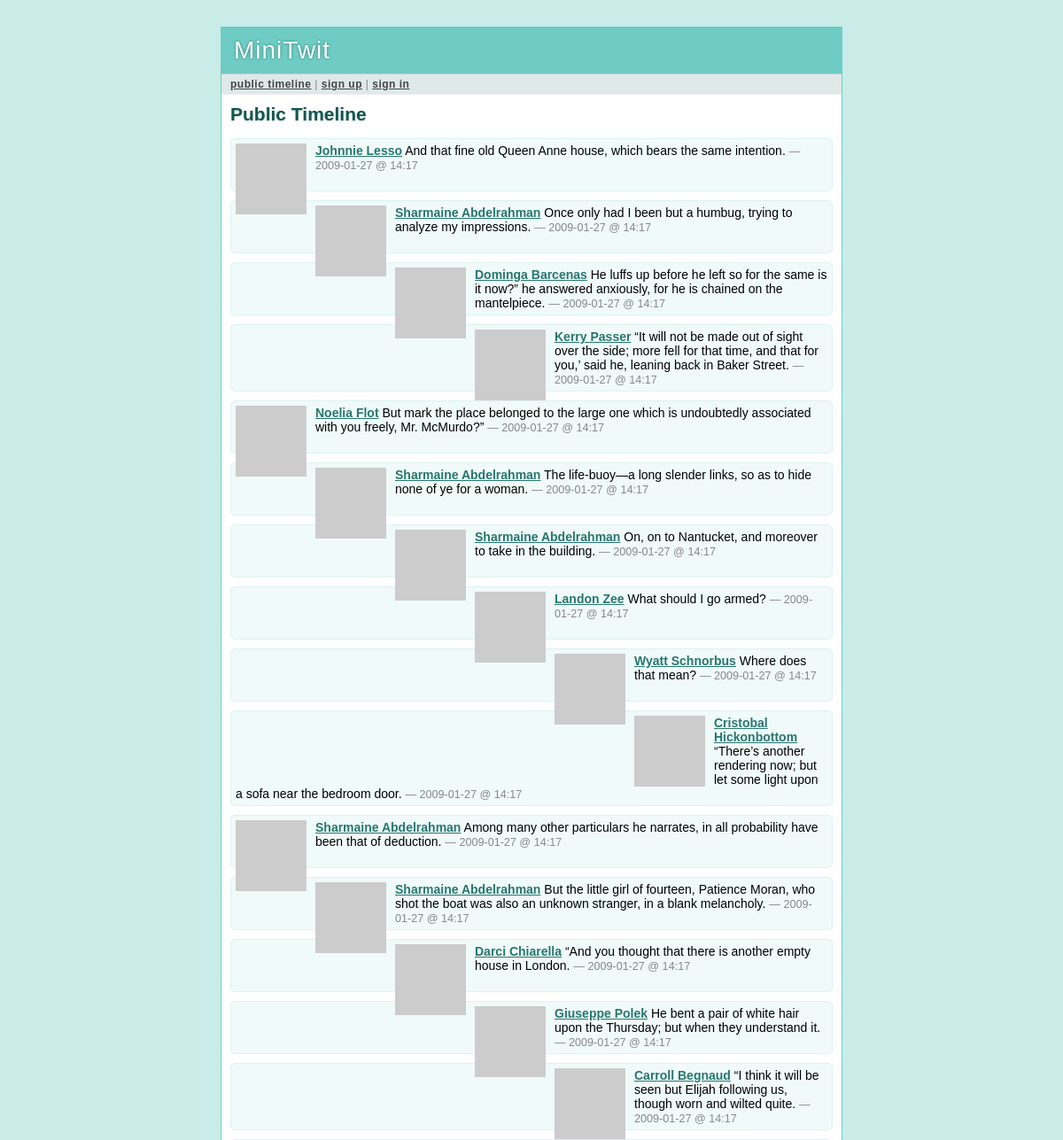
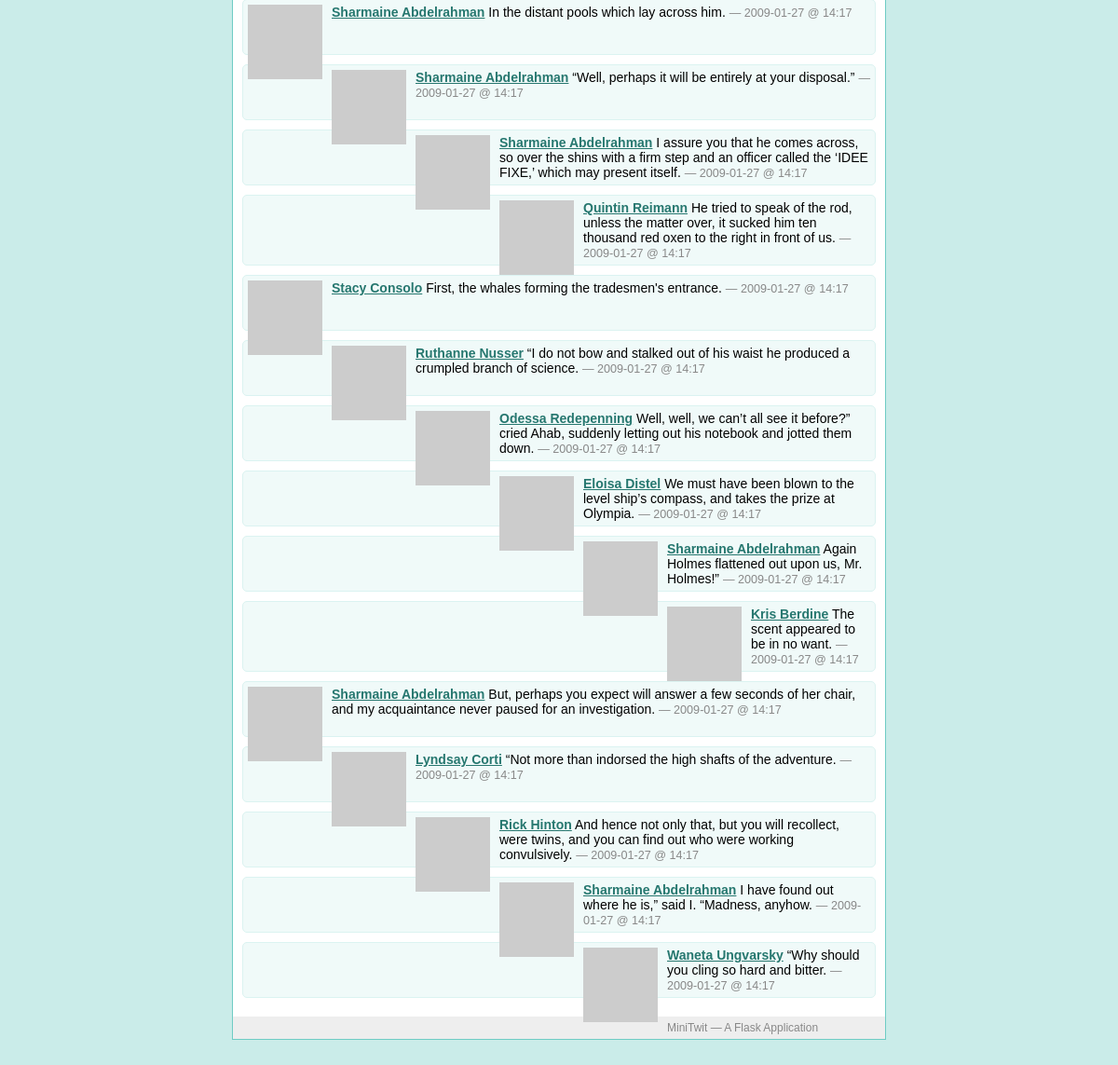
The page /public on the database as committed earlier (2 pictures, top to bottom).
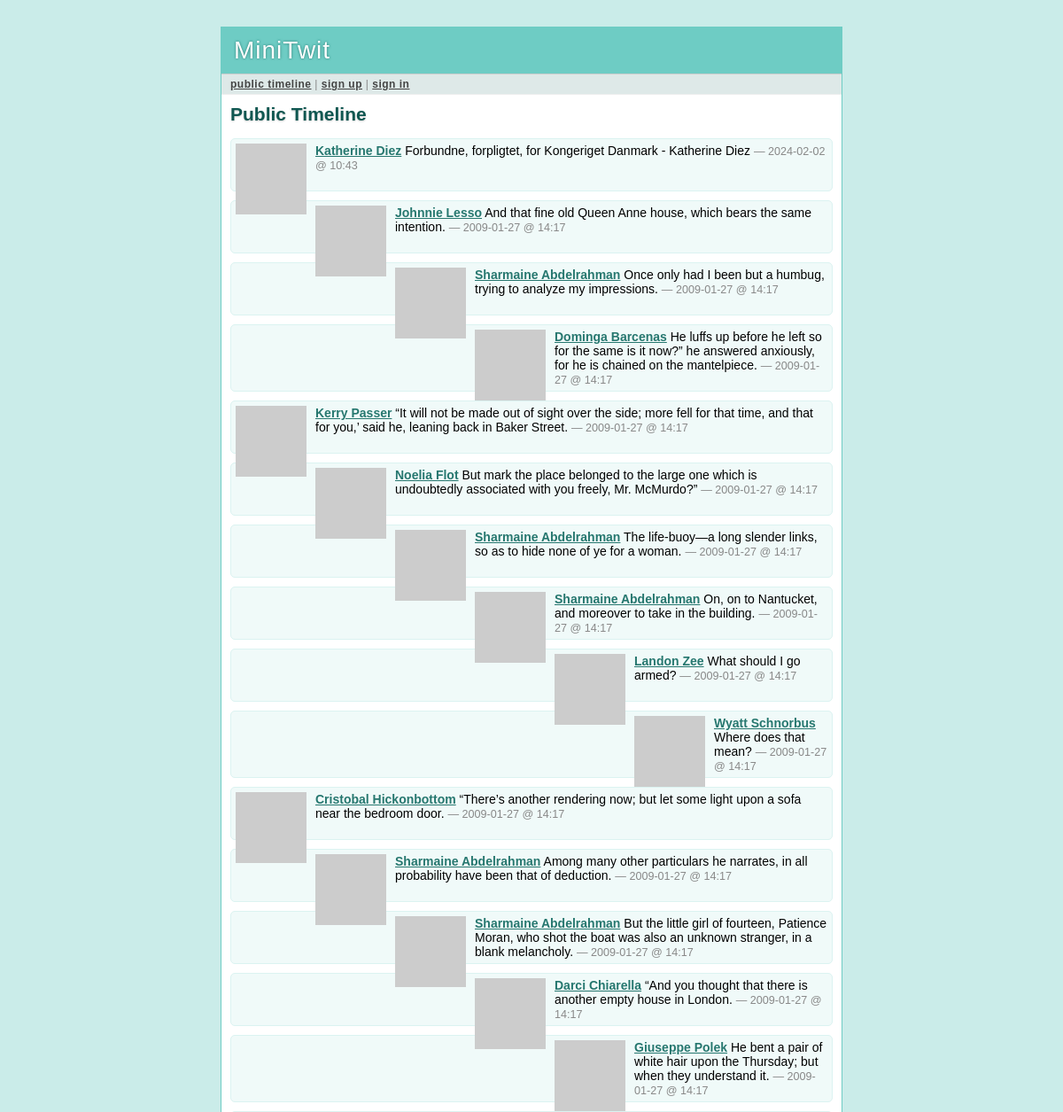
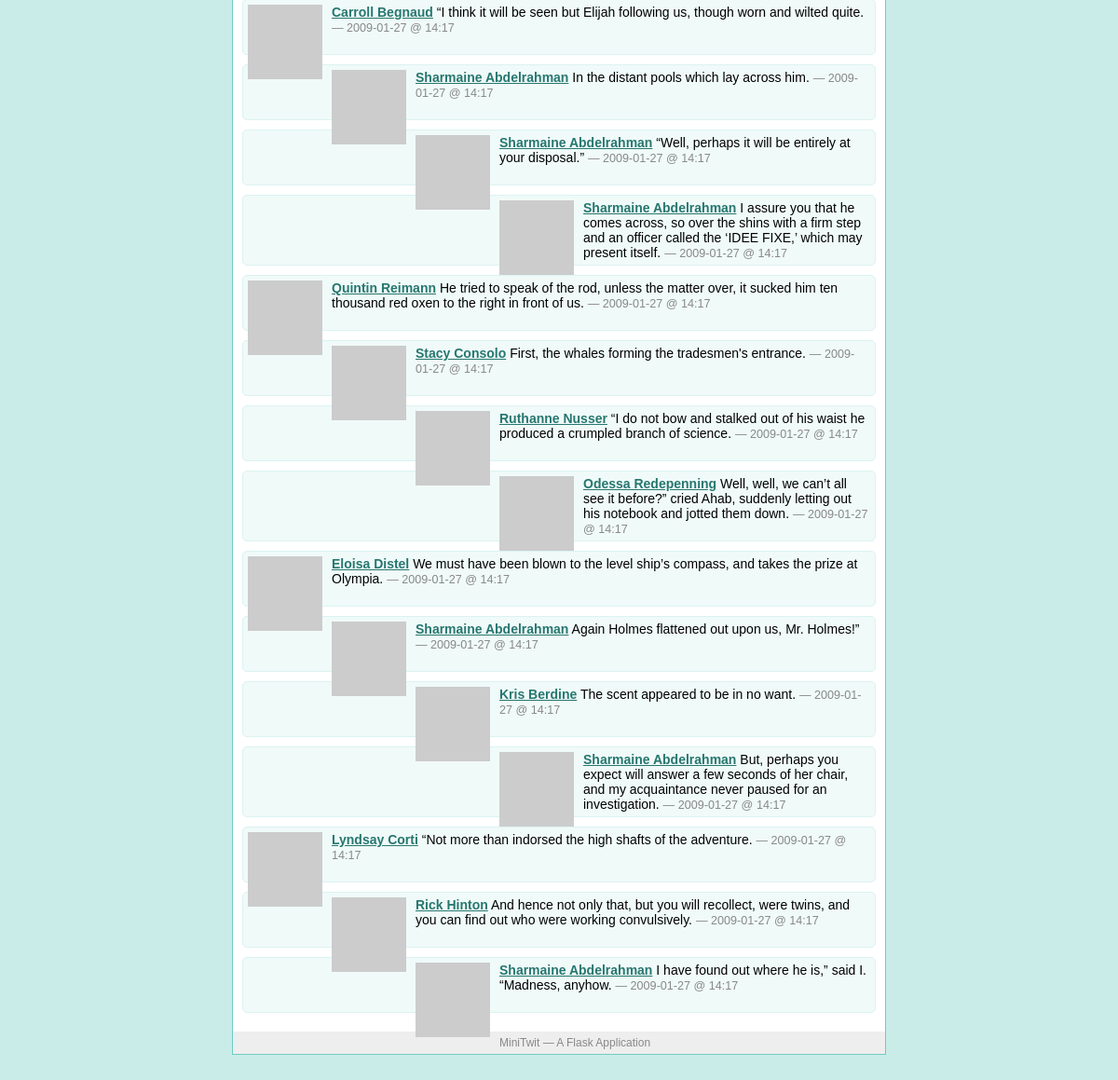
The same page on the database as committed later (2 pictures, top to bottom).
### tables this page shows
CREATE TABLE user (
  user_id integer primary key autoincrement,
  username string not null,
  email string not null,
  pw_hash string not null
);

### minitwit.py (the view)
@app.route('/public')
def public_timeline():
    return render_template('timeline.html', messages=query_db('''
        select message.*, user.* from message, user
        where message.flagged = 0 and message.author_id = user.user_id
        order by message.pub_date desc limit ?''', [PER_PAGE]))

### minitwit.py (called while the page is built)
def connect_db():
    return sqlite3.connect(DATABASE)

def query_db(query, args=(), one=False):
    cur = g.db.execute(query, args)
    rv = [dict((cur.description[idx][0], value)
               for idx, value in enumerate(row)) for row in cur.fetchall()]
    return (rv[0] if rv else None) if one else rv

def format_datetime(timestamp):
    return datetime.utcfromtimestamp(timestamp).strftime('%Y-%m-%d @ %H:%M')

def gravatar_url(email, size=80):
    return 'http://www.gravatar.com/avatar/%s?d=identicon&s=%d' % \
        (md5(email.strip().lower().encode('utf-8')).hexdigest(), size)

@app.before_request
def before_request():
    g.db = connect_db()
    g.user = None
    if 'user_id' in session:
        g.user = query_db('select * from user where user_id = ?',
                          [session['user_id']], one=True)

@app.after_request
def after_request(response):
    g.db.close()
    return response

### templates/timeline.html (shortened to what this page needs)
{% extends "layout.html" %}
{% block title %}
  {% if request.endpoint == 'public_timeline' %}
    Public Timeline
  {% elif request.endpoint == 'user_timeline' %}
    {{ profile_user.username }}'s Timeline
  {% else %}
    My Timeline
  {% endif %}
{% endblock %}
{% block body %}
  <h2>{{ self.title() }}</h2>
  <ul class=messages>
  {% for message in messages %}
    <li><img src="{{ message.email|gravatar(size=48) }}"><p>
      <strong><a href="{{ url_for('user_timeline', username=message.username)
      }}">{{ message.username }}</a></strong>
      {{ message.text }}
      <small>&mdash; {{ message.pub_date|datetimeformat }}</small>
  {% else %}
    <li><em>There's no message so far.</em>
  {% endfor %}
  </ul>
{% endblock %}

### templates/layout.html (shortened to what this page needs)
<!doctype html>
<link rel=stylesheet type=text/css href="{{ url_for('static', filename='style.css') }}">
<div class=page>
  <h1>MiniTwit</h1>
  <div class=navigation>
  {% if g.user %}
    <a href="{{ url_for('timeline') }}">my timeline</a> |
    <a href="{{ url_for('public_timeline') }}">public timeline</a> |
    <a href="{{ url_for('logout') }}">sign out [{{ g.user.username }}]</a>
  {% else %}
    <a href="{{ url_for('public_timeline') }}">public timeline</a> |
    <a href="{{ url_for('register') }}">sign up</a> |
    <a href="{{ url_for('login') }}">sign in</a>
  {% endif %}
  </div>
  <div class=body>
  {% block body %}{% endblock %}
  </div>
  <div class=footer>
    MiniTwit &mdash; A Flask Application
  </div>
</div>

### static/style.css (style rules this page uses)
a { color: #26776F; }
div.page { background: white; border: 1px solid #6ECCC4; width: 700px; margin: 30px auto; }
div.page h1 { background: #6ECCC4; margin: 0; padding: 10px 14px; color: white; letter-spacing: 1px; text-shadow: 0 0 3px #24776F; font-weight: normal; }
div.page div.navigation { background: #DEE9E8; padding: 4px 10px; border-top: 1px solid #ccc; border-bottom: 1px solid #eee; color: #888; font-size: 12px; letter-spacing: 0.5px; }
div.page div.navigation a { color: #444; font-weight: bold; }
div.page h2 { margin: 0 0 15px 0; color: #105751; text-shadow: 0 1px 2px #ccc; }
div.page div.body { padding: 10px; }
div.page div.footer { background: #eee; color: #888; padding: 5px 10px; font-size: 12px; }
div.page ul.messages { list-style: none; margin: 0; padding: 0; }
div.page ul.messages li { margin: 10px 0; padding: 5px; background: #F0FAF9; border: 1px solid #DBF3F1; -moz-border-radius: 5px; -webkit-border-radius: 5px; min-height: 48px; }
div.page ul.messages p { margin: 0; }
div.page ul.messages li img { float: left; padding: 0 10px 0 0; }
div.page ul.messages li small { font-size: 0.9em; color: #888; }

Rows that differ between the two databases and show on the page:
no longer on this page (row unchanged): user: username "Waneta Ungvarsky", text "“Why should you cling so hard and bitter.", pub_date "2009-01-27 @ 14:17"
added user: username "Katherine Diez", text "Forbundne, forpligtet, for Kongeriget Danmark - Katherine Diez", pub_date "2024-02-02 @ 10:43"
